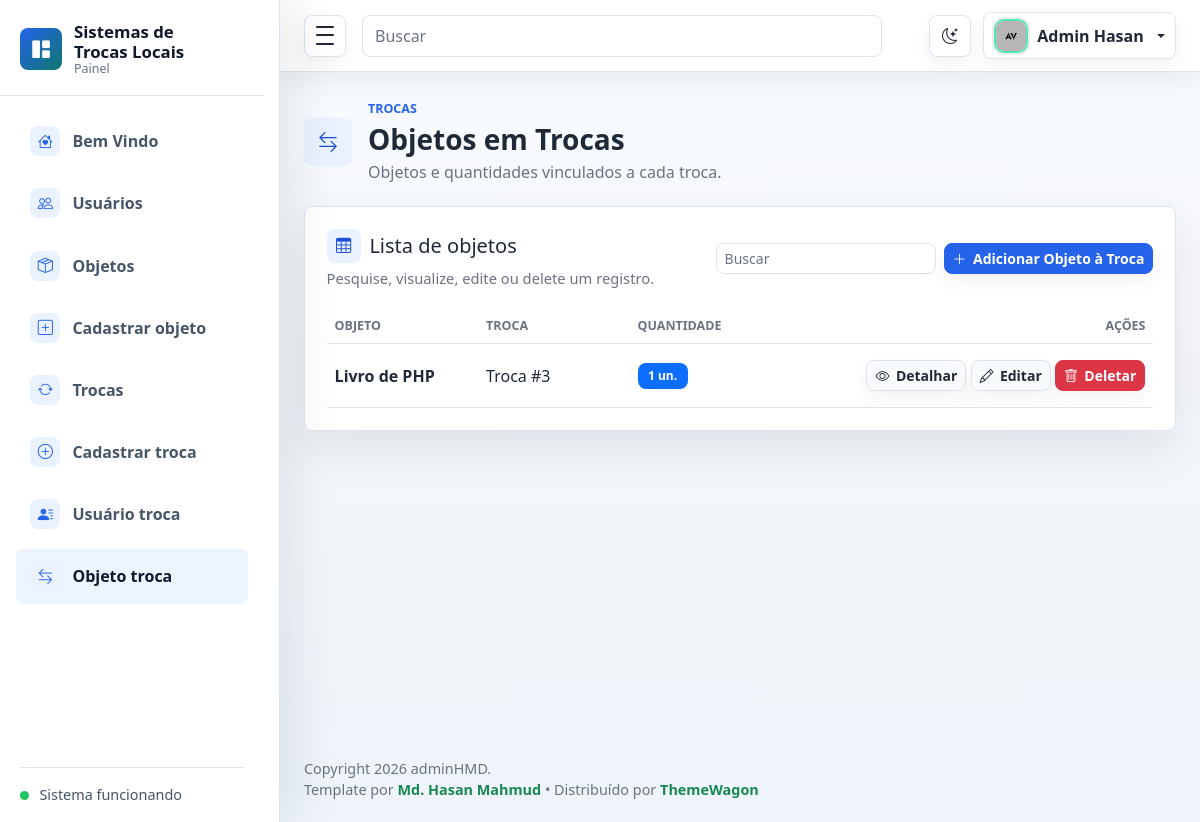
Before: /objeto-troca/ (signed in) with the older database file.
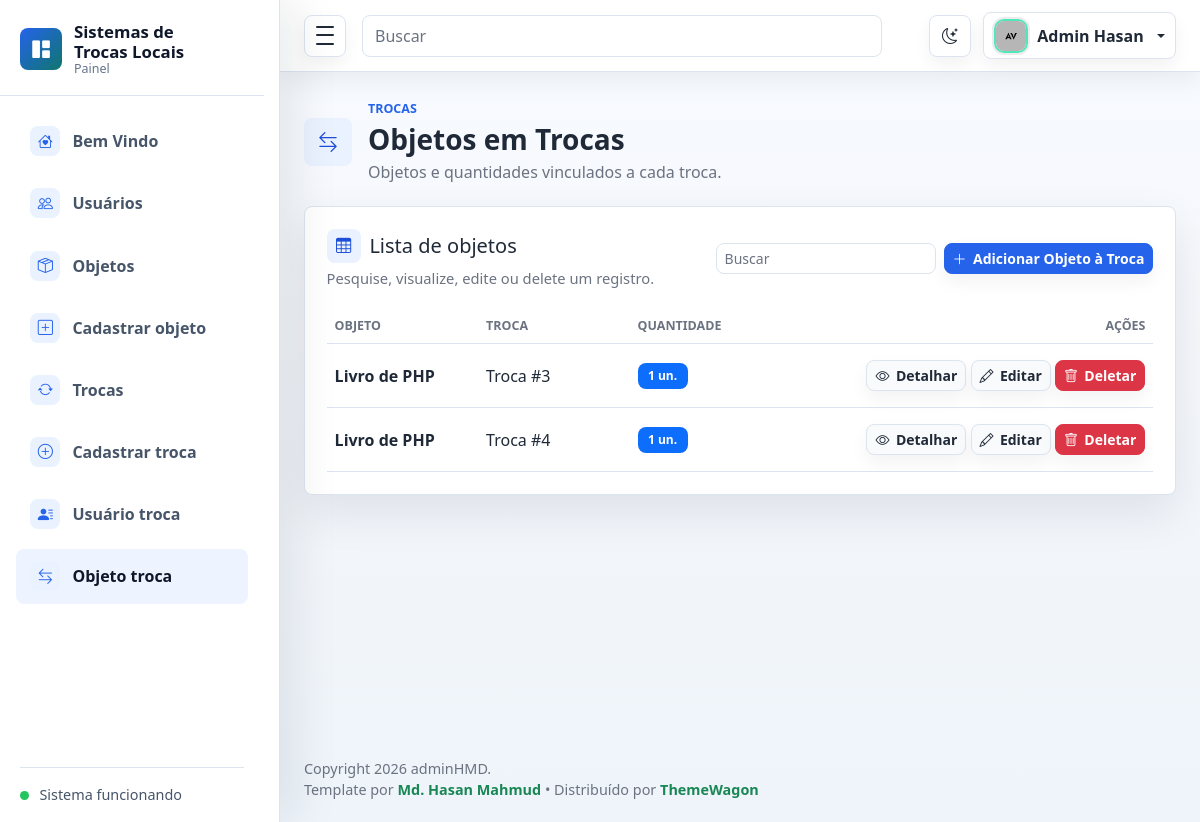
After: the same page with the newer database file.
### ObjetoTroca/models.py (models this page shows, shortened)
class ObjetoTroca(models.Model):
    objeto = models.ForeignKey('objetos.Objeto', on_delete=models.CASCADE)
    troca = models.ForeignKey('trocas.Troca', on_delete=models.CASCADE)
    quant = models.IntegerField()
    data_troca = models.CharField(max_length=20)
    obsevação = models.TextField(null=True, blank=True)
    class Meta:
        verbose_name = "Objeto da Troca"
        verbose_name_plural = "Objetos das Trocas"

### objetos/models.py (models this page shows, shortened)
class Objeto(models.Model):
    usuario = models.ForeignKey(
        'usuario.Usuario',
        on_delete=models.CASCADE,
        related_name='objetos'
    )
    nome = models.CharField(max_length=100)
    descricao = models.TextField()
    valor_avaliacao = models.IntegerField()
    status = models.CharField(max_length=20)
    imagem = models.ImageField(
        upload_to='objetos/',
        blank=True,
        null=True
    )

### trocas/models.py (models this page shows, shortened)
class Troca(models.Model):
    status = models.CharField(max_length=20)
    ofertantes = models.CharField(max_length=100)
    data_inicial = models.DateField()
    data_resposta = models.DateField(null=True, blank=True)
    interessado = models.CharField(max_length=100)
    usuarios = models.ManyToManyField(
        'usuario.Usuario',
        through='UsuarioTroca.UsuarioTroca',
        related_name='trocas'
    )
    objetos = models.ManyToManyField(
        'objetos.Objeto',
        through='ObjetoTroca.ObjetoTroca',
        related_name='trocas'
    )

### ObjetoTroca/views.py (the view)
# urls.py: path('', views.listar_objeto_troca, name='listar'),
@login_required
@permission_required(f'{APP}.view_objetotroca', raise_exception=True)
def listar_objeto_troca(request):
    objetos_troca = ObjetoTroca.objects.all()
    for item in objetos_troca:
        item.pode_editar = (
            request.user.has_perm(f'{APP}.change_objetotroca')
            and usuario_pode_alterar(request, item)
        )
        item.pode_deletar = (
            request.user.has_perm(f'{APP}.delete_objetotroca')
            and usuario_pode_alterar(request, item)
        )
    return render(
        request,
        'ObjetoTroca/listar_objeto_troca.html',
        {'objetos_troca': objetos_troca}
    )

### ObjetoTroca/views.py (called while the page is built)
def usuario_pode_alterar(request, item):
    return (
        request.user.is_superuser
        or item.objeto.usuario_id == request.user.pk
        or UsuarioTroca.objects.filter(
            usuario_id=request.user.pk,
            troca_id=item.troca_id
        ).exists()
    )

### ObjetoTroca/templates/ObjetoTroca/listar_objeto_troca.html (shortened to what this page needs)
{% extends 'base.html' %}
{% block nav_objeto_troca %}active{% endblock %}
{% block page_heading %}
<div class="page-heading">
  <div class="page-heading-copy">
    <span class="page-icon"><i class="bi bi-arrow-left-right" aria-hidden="true"></i></span>
    <div>
      <p class="eyebrow mb-1">Trocas</p>
      <h1 class="h3 mb-1">Objetos em Trocas</h1>
      <p class="text-muted mb-0">Objetos e quantidades vinculados a cada troca.</p>
    </div>
  </div>
</div>
{% endblock %}
{% block content %}
<section class="panel">
  <div class="panel-header">
    <div>
      <h2 class="h5 mb-1 section-title">
        <i class="bi bi-table" aria-hidden="true"></i>
        <span>Lista de objetos</span>
      </h2>
      <p class="text-muted mb-0">Pesquise, visualize, edite ou delete um registro.</p>
    </div>
    <div class="d-flex gap-2">
      <input class="form-control form-control-sm table-search" type="search" placeholder="Buscar" data-table-search="objetosTrocaTable" aria-label="Buscar objetos">
      <a href="{% url 'objetotroca:criar' %}" class="btn btn-primary btn-sm text-nowrap">
        <i class="bi bi-plus-lg" aria-hidden="true"></i> Adicionar Objeto à Troca
      </a>
    </div>
  </div>
  {% if objetos_troca %}
  <div class="table-responsive">
    <table class="table align-middle mb-0" id="objetosTrocaTable" data-searchable-table>
      <thead>
        <tr>
          <th>Objeto</th>
          <th>Troca</th>
          <th>Quantidade</th>
          <th class="text-end">Ações</th>
        </tr>
      </thead>
      <tbody>
        {% for ot in objetos_troca %}
        <tr>
          <td class="fw-semibold">{{ ot.objeto.nome }}</td>
          <td>Troca #{{ ot.troca.pk }}</td>
          <td>
            <span class="badge text-bg-primary">{{ ot.quant }} un.</span>
          </td>
          <td class="text-end">
            <a href="{% url 'objetotroca:detalhar' ot.id %}" class="btn btn-light btn-sm">
              <i class="bi bi-eye" aria-hidden="true"></i> Detalhar
            </a>
            {% if ot.pode_editar %}
            <a href="{% url 'objetotroca:editar' ot.id %}" class="btn btn-light btn-sm">
              <i class="bi bi-pencil" aria-hidden="true"></i> Editar
            </a>
            {% endif %}
            {% if ot.pode_deletar %}
            <a href="{% url 'objetotroca:deletar' ot.id %}" class="btn btn-danger btn-sm" onclick="return confirm('Deseja realmente deletar este registro?');">
              <i class="bi bi-trash" aria-hidden="true"></i> Deletar
            </a>
            {% endif %}
          </td>
        </tr>
        {% endfor %}
      </tbody>
    </table>
  </div>
  {% else %}
  <p class="text-muted mb-0">Nenhum registro ainda.</p>
  {% endif %}
</section>
{% endblock %}

### templates/base.html (shortened to what this page needs)
{% load static %}
<!DOCTYPE html>
<html lang="pt-br">
<head>
    <link rel="stylesheet" href="{% static 'css/bootstrap.min.css' %}">
    <link rel="stylesheet" href="{% static 'vendors/bootstrap-icons/bootstrap-icons.css' %}">
    <link rel="stylesheet" href="{% static 'css/style.css' %}">
</head>
<body>
  <div class="admin-shell">
    <aside class="admin-sidebar" id="adminSidebar" aria-label="Navegação principal">
      <div class="sidebar-header">
        <a class="brand-mark" href="{% url 'bem_vindo' %}" aria-label="Início">
          <span class="brand-icon"><i class="bi bi-grid-1x2-fill" aria-hidden="true"></i></span>
          <span class="brand-copy">
            <span class="brand-title">Sistemas de <br>Trocas Locais</span>
            <span class="brand-subtitle">Painel</span>
          </span>
        </a>
      </div>
      <nav class="sidebar-nav">
        <a class="nav-link {% block nav_dashboard %}{% endblock %}" href="{% url 'bem_vindo' %}">
          <span class="nav-icon"><i class="bi bi-house-heart" aria-hidden="true"></i></span>
          <span class="nav-text">Bem Vindo</span>
        </a>
        <a class="nav-link {% block nav_usuarios %}{% endblock %}" href="{% url 'usuario:usuario_list' %}">
          <span class="nav-icon"><i class="bi bi-people" aria-hidden="true"></i></span>
          <span class="nav-text">Usuários</span>
        </a>
        <a class="nav-link {% block nav_objetos %}{% endblock %}" href="{% url 'listar_objetos' %}">
          <span class="nav-icon"><i class="bi bi-box-seam" aria-hidden="true"></i></span>
          <span class="nav-text">Objetos</span>
        </a>
        <a class="nav-link {% block nav_add_objeto %}{% endblock %}" href="{% url 'criar_objeto' %}">
          <span class="nav-icon"><i class="bi bi-plus-square" aria-hidden="true"></i></span>
          <span class="nav-text">Cadastrar objeto</span>
        </a>
        <a class="nav-link {% block nav_trocas %}{% endblock %}" href="{% url 'trocas:listar_trocas' %}">
          <span class="nav-icon"><i class="bi bi-arrow-repeat" aria-hidden="true"></i></span>
          <span class="nav-text">Trocas</span>
        </a>
        <a class="nav-link {% block nav_add_troca %}{% endblock %}" href="{% url 'trocas:criar_troca' %}">
          <span class="nav-icon"><i class="bi bi-plus-circle" aria-hidden="true"></i></span>
          <span class="nav-text">Cadastrar troca</span>
        </a>
        <a class="nav-link {% block nav_usuario_troca %}{% endblock %}" href="{% url 'usuariotroca:listar' %}">
          <span class="nav-icon"><i class="bi bi-person-lines-fill" aria-hidden="true"></i></span>
          <span class="nav-text">Usuário troca</span>
        </a>
        <a class="nav-link {% block nav_objeto_troca %}{% endblock %}" href="{% url 'objetotroca:listar' %}">
          <span class="nav-icon"><i class="bi bi-arrow-left-right" aria-hidden="true"></i></span>
          <span class="nav-text">Objeto troca</span>
        </a>
      </nav>
      <div class="sidebar-footer">
        <span class="status-dot"></span>
        <span class="sidebar-footer-text">Sistema funcionando</span>
      </div>
    </aside>
    <div class="admin-main">
      <nav class="navbar admin-navbar navbar-expand bg-white">
        <div class="container-fluid px-3 px-lg-4">
          <button class="sidebar-toggle" type="button" data-sidebar-toggle aria-controls="adminSidebar" aria-expanded="true" aria-label="Alternar menu lateral">
            <span></span>
            <span></span>
            <span></span>
          </button>
          <form class="d-none d-md-flex ms-3 flex-grow-1" role="search">
            <input class="form-control search-input" type="search" placeholder="Buscar" aria-label="Buscar">
          </form>
          <div class="navbar-actions ms-auto">
            <button class="icon-button theme-toggle" type="button" data-theme-toggle aria-label="Alternar tema" title="Alternar tema">
              <i class="bi bi-moon-stars" data-theme-icon aria-hidden="true"></i>
            </button>
            <div class="dropdown">
              <button class="profile-button dropdown-toggle" type="button" data-bs-toggle="dropdown" aria-expanded="false">
                <img class="avatar-img avatar-sm" src="{% static 'images/avatar/avatar.jpg' %}" alt="{{ user.get_username }}">
                <span class="profile-name d-none d-sm-inline">{% if user.is_authenticated %}{{ user.get_username }}{% else %}Visitante{% endif %}</span>
              </button>
            </div>
          </div>
        </div>
      </nav>
      <main class="dashboard-content">
        <div class="container-fluid px-3 px-lg-4 py-4">
          {% block page_heading %}{% endblock %}
          {% block content %}{% endblock %}
        </div>
      </main>
      <footer class="admin-footer">
        <div class="container-fluid px-3 px-lg-4">
          <span>Copyright 2026 adminHMD. <br> Template por <a target="_blank" class="fw-bold text-success" href="https://github.com/HasanMahmudDev">Md. Hasan Mahmud</a> • Distribuído por <a target="_blank" class="fw-bold text-success" href="https://themewagon.com">ThemeWagon</a></span>
        </div>
      </footer>
    </div>
  </div>
</body>
</html>

Changed rows visible on the page:
added ObjetoTroca: objeto.nome "Livro de PHP", troca.pk "4", quant "1", shows "Editar", shows "Deletar"
